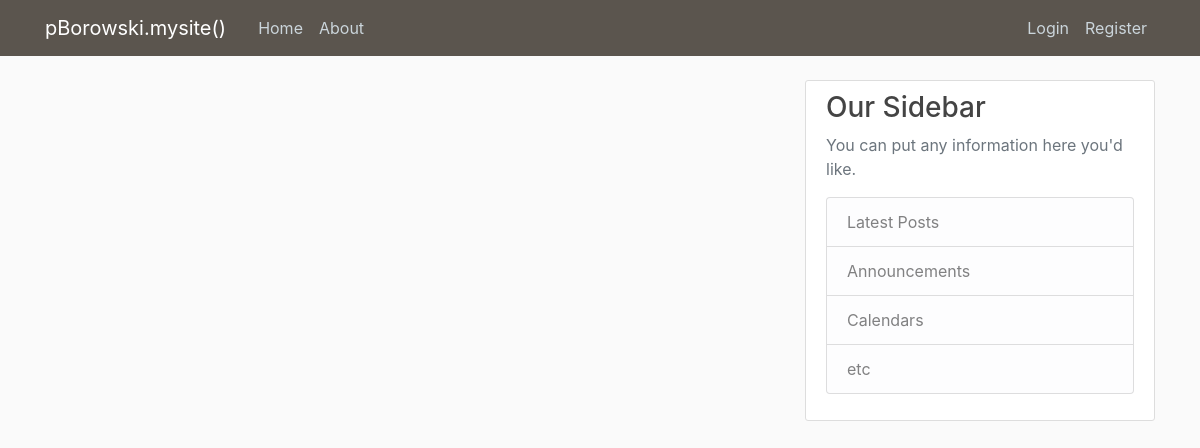
The app's page /, older data.
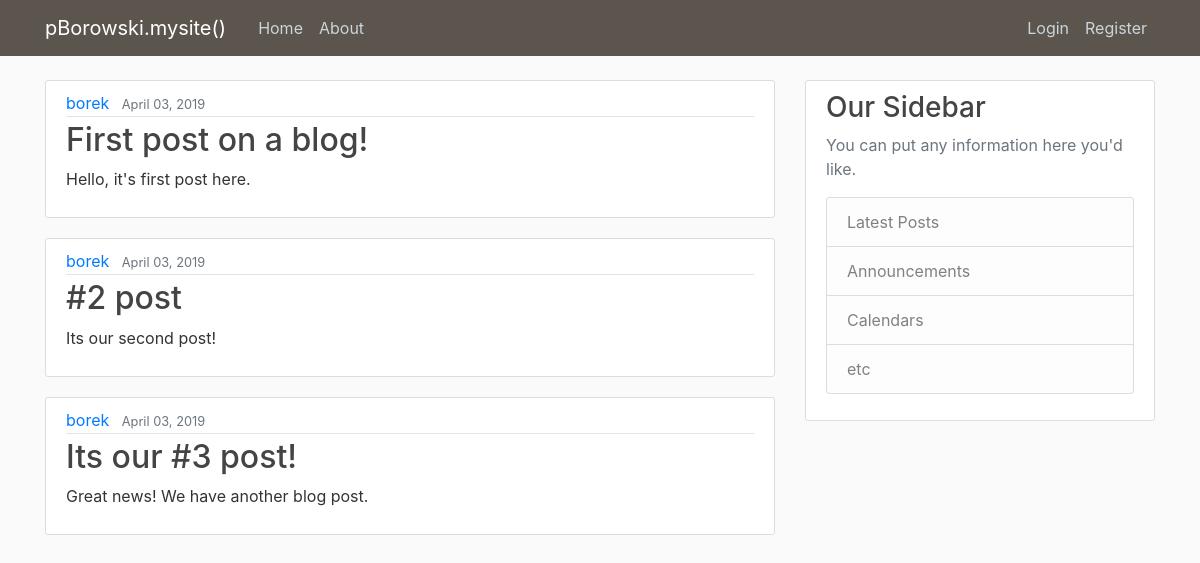
The same page, newer data.
### blog/models.py (models this page shows, shortened)
class Post(models.Model):
    title = models.CharField(max_length = 100)
    content = models.TextField()
    date_posted = models.DateTimeField(default = timezone.now)
    author = models.ForeignKey(User, on_delete = models.CASCADE)

### blog/views.py (the view)
# urls.py: path('', views.home, name="blog-home"),
def home(request):
    context = {
        "posts": Post.objects.all()
    }
    return render(request, 'blog/home.html', context)

### blog/templates/blog/home.html
{% extends "blog/base.html" %}
{% block content %}
    {% for post in posts %}
      <article class="media content-section">
        <div class="media-body">
          <div class="article-metadata">
            <a class="mr-2" href="#">{{ post.author }}</a>
            <small class="text-muted">{{ post.date_posted|date:"F d, Y"}}</small>
          </div>
          <h2><a class="article-title" href="#">{{ post.title }}</a></h2>
          <p class="article-content">{{ post.content }}</p>
        </div>
      </article>
    {% endfor %}
{% endblock content %}

### blog/templates/blog/base.html (shortened to what this page needs)
{% load static %}
<!DOCTYPE html>
<html lang="en" dir="ltr">
  <head>
    <link rel="stylesheet" href="https://maxcdn.bootstrapcdn.com/bootstrap/4.0.0/css/bootstrap.min.css">
    <link rel="stylesheet" type= 'text/css' href="{% static 'blog/main.css' %}">
  </head>
  <body>
    <header class="site-header">
      <nav class="navbar navbar-expand-md navbar-dark bg-steel fixed-top">
        <div class="container">
          <a class="navbar-brand mr-4" href="{% url "blog-home" %}">pBorowski.mysite()</a>
          <div class="collapse navbar-collapse" id="navbarToggle">
            <div class="navbar-nav mr-auto">
              <a class="nav-item nav-link" href="{% url "blog-home" %}">Home</a>
              <a class="nav-item nav-link" href="{% url "blog-about" %}">About</a>
            </div>
            <div class="navbar-nav">
              {% if user.is_authenticated %}
                <a class="nav-item nav-link" href="{% url "profile" %}">Profile</a>
                <a class="nav-item nav-link" href="{% url "logout" %}">Logout</a>
              {% else %}
                <a class="nav-item nav-link" href="{% url "login" %}">Login</a>
                <a class="nav-item nav-link" href="{% url "register" %}">Register</a>
              {% endif %}
            </div>
          </div>
        </div>
      </nav>
    </header>
    <main role="main" class="container">
      <div class="row">
        <div class="col-md-8">
          {% block content %}{% endblock %}
        </div>
        <div class="col-md-4">
          <div class="content-section">
            <h3>Our Sidebar</h3>
            <p class='text-muted'>You can put any information here you'd like.
              <ul class="list-group">
                <li class="list-group-item list-group-item-light">Latest Posts</li>
                <li class="list-group-item list-group-item-light">Announcements</li>
                <li class="list-group-item list-group-item-light">Calendars</li>
                <li class="list-group-item list-group-item-light">etc</li>
              </ul>
            </p>
          </div>
        </div>
      </div>
    </main>
  </body>
</html>

### blog/static/blog/main.css (style rules this page uses)
body { background: #fafafa; color: #333333; margin-top: 5rem; }
h1, h2, h3, h4, h5, h6 { color: #444444; }
ul { margin: 0; }
.bg-steel { background-color: #5B554E; }
.site-header .navbar-nav .nav-link { color: #cbd5db }
.content-section { background: #ffffff; padding: 10px 20px; border: 1px solid #dddddd; border-radius: 3px; margin-bottom: 20px; }
.article-title { color: #444444; }
.article-content { white-space: pre-line; }
.article-metadata { padding-bottom: 1px; margin-bottom: 4px; border-bottom: 1px solid #e3e3e3 }

Row changes from the older to the newer data that the page shows:
added Post: author "borek", date_posted "April 03, 2019", title "First post on a blog!", content "Hello, it's first post here."
added Post: author "borek", date_posted "April 03, 2019", title "#2 post", content "Its our second post!"
added Post: author "borek", date_posted "April 03, 2019", title "Its our #3 post!", content "Great news! We have another blog post."
